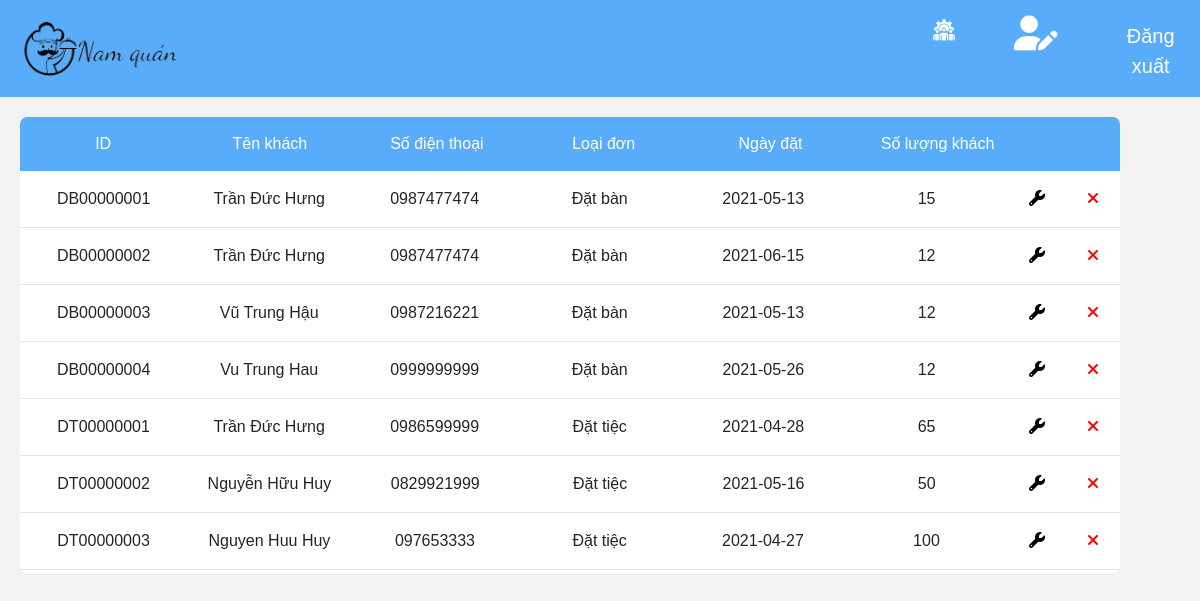
The app's page /IndexMaOrder.php with its own data.
### tables this page shows
CREATE TABLE `dondat` (
  `id` char(10) NOT NULL,
  `tenkhach` varchar(100) NOT NULL,
  `sdt` char(10) NOT NULL,
  `loaidon` int(11) NOT NULL,
  `phong` char(10) NOT NULL,
  `ngaydat` date NOT NULL,
  `giodat` time NOT NULL,
  `slkhach` int(11) NOT NULL,
  `monan` text NOT NULL,
  `tongtien` int(11) NOT NULL,
  `trangthai` int(11) NOT NULL
);

### src/AccountDB.php (called while the page is built, shortened)
<?php
	class QuanLy extends ThuNgan{
		public function quanLyDonDat(){
			$sql = "select * from dondat";
			$conn = open_database();
			return $result = $conn->query($sql);
		}
	}
?>

### src/IndexMaOrder.php (the view, shortened to what this page needs)
<?php
    require_once('AccountDB.php');
?>
<!DOCTYPE html>
<html>
<head>
  <link rel="stylesheet" href="style.css">
  <link rel="stylesheet" href="https://maxcdn.bootstrapcdn.com/bootstrap/4.5.2/css/bootstrap.min.css">
  <link rel="stylesheet" href="https://cdnjs.cloudflare.com/ajax/libs/font-awesome/4.7.0/css/font-awesome.min.css">
</head>
<body>
	<nav class="navbar navbar-expand-sm navbar-infor">
   <a href="indexManager.php" class="navbar-brand"><img src="Image/logo.png" class="float-left" width="195px" height="45px"></a>
      <ul class="navbar-nav" style="padding-left: 710px; font-size: 20px">
                    <li class="nav-item">
                    <a href="indexManager.php" class="navbar-brand"><i class = "management"><img src="Image/management.png"  width="55px" height="55px" style="padding-left: 15px"></i><div class="shop4">Quản Lý</div></a>
                  </li>
          <li class="nav-item">
            <a class="nav-link" href="EditProfile.php"><i class='fas fa-user-edit' style='font-size:35px;color: white;padding-left: 35px'></i><div class="shop3">Hồ sơ cá nhân</div></a></a>
          </li>
          <li class="nav-item">
            <a class="nav-link" href="Logout.php" style="margin-top: 5px;padding-left: 60px; color:white;">Đăng xuất</a>
          </li>
        </ul>
    </nav>
    <div class="table">
  <div class="row-header">
    <div class="cell">ID</div>
    <div class="cell">Tên khách</div>
    <div class="cell">Số điện thoại</div>
    <div class="cell">Loại đơn</div>
    <div class="cell">Ngày đặt</div>
    <div class="cell">Số lượng khách</div>
    <div class="cell-icon"></div>
    <div class="cell-icon"></div>
  </div>
  <div class="row">
  <?php
    $quanly = new QuanLy();
    $result = $quanly->quanLyDonDat();
        if ($result->num_rows > 0) {
          while($row = $result->fetch_assoc()) {
            if($row['loaidon'] == 1){
              $loaidon = 'Đặt tiệc';
            }else{
              $loaidon = 'Đặt bàn';
            }
            ?>
    <form method="post" id="form" action="">
    <div class="row-content">
    <div class="cell"><?= $row['id'] ?></div>
    <div class="cell"><?= $row['tenkhach'] ?></div>
    <div class="cell"><?= $row['sdt'] ?></div>
    <div class="cell"><?= $loaidon?></div>
    <div class="cell"><?= $row['ngaydat'] ?></div>
    <div class="cell"><?= $row['slkhach'] ?></div>
    <div class="cell-icon"><button type="submit" style="background-color:white; border: none;" name="editConfirm" value="<?= $row['id'] ?>"><span class="fa fa-wrench"></span></button></div>
    <div class="cell-icon"><button onclick="return confirm('Bạn có chắc chắn muốn xóa?')" type="submit" style="background-color:white; border: none;" name="deleteConfirm" value="<?= $row['id'] ?>"><span class="fa fa-close" style="color: red"></span></button></div>
  </div>
  </form>
  <hr>
      <?php
    }
  }
?>
  </div>
</div>
</body>
</html>

### src/style.css (style rules this page uses)
img { max-width: 100%; height: auto; border: 0; vertical-align: top; }
body { background-color: #F2F2F2; }

### src/IndexMaOrder.php (style rules this page uses)
body { font-family: Helvetica, sans-serif; margin: 0; padding: 0; text-align: center; background: #F2F2F2; }
.navbar-expand-sm { background-color: #58ACFA; }
.table { background: white; text-align: center; width: 1100px; border-radius: 7px; margin: 20px; padding-bottom: 3px; float: left; }
.row-header { background: #58ACFA; border-top-right-radius: 7px; border-top-left-radius: 7px; color: white; }
.cell { display: table-cell; padding: 15px; width: 170px; }
.cell-icon { display: table-cell; padding: 15px; width: 50px; }
.row { display: table-row; }
.row hr { padding: 0px; margin: 0px; }

### records on screen
dondat: id "DB00000001", tenkhach "Trần Đức Hưng", sdt "0987477474", loaidon "Đặt bàn", ngaydat "2021-05-13", slkhach "15"
dondat: id "DB00000002", tenkhach "Trần Đức Hưng", sdt "0987477474", loaidon "Đặt bàn", ngaydat "2021-06-15", slkhach "12"
dondat: id "DB00000003", tenkhach "Vũ Trung Hậu", sdt "0987216221", loaidon "Đặt bàn", ngaydat "2021-05-13", slkhach "12"
dondat: id "DB00000004", tenkhach "Vu Trung Hau", sdt "0999999999", loaidon "Đặt bàn", ngaydat "2021-05-26", slkhach "12"
dondat: id "DT00000001", tenkhach "Trần Đức Hưng", sdt "0986599999", loaidon "Đặt tiệc", ngaydat "2021-04-28", slkhach "65"
dondat: id "DT00000002", tenkhach "Nguyễn Hữu Huy", sdt "0829921999", loaidon "Đặt tiệc", ngaydat "2021-05-16", slkhach "50"
dondat: id "DT00000003", tenkhach "Nguyen Huu Huy", sdt "097653333", loaidon "Đặt tiệc", ngaydat "2021-04-27", slkhach "100"
